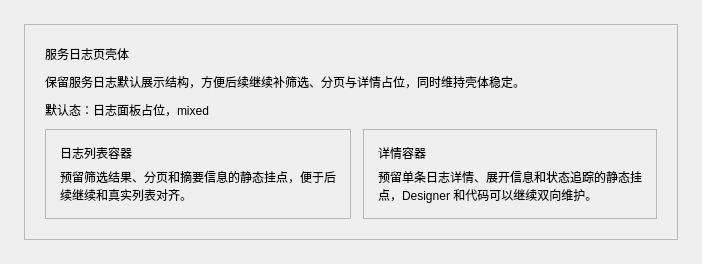
      <widget class="QWidget" name="logPage">
       <layout class="QVBoxLayout" name="logPageLayout">
        <property name="spacing">
         <number>16</number>
        </property>
        <property name="leftMargin">
         <number>24</number>
        </property>
        <property name="topMargin">
         <number>24</number>
        </property>
        <property name="rightMargin">
         <number>24</number>
        </property>
        <property name="bottomMargin">
         <number>24</number>
        </property>
        <item>
         <widget class="QFrame" name="logShellCard">
          <property name="frameShape">
           <enum>QFrame::StyledPanel</enum>
          </property>
          <property name="frameShadow">
           <enum>QFrame::Plain</enum>
          </property>
          <layout class="QVBoxLayout" name="logShellLayout">
           <property name="spacing">
            <number>10</number>
           </property>
           <property name="leftMargin">
            <number>20</number>
           </property>
           <property name="topMargin">
            <number>20</number>
           </property>
           <property name="rightMargin">
            <number>20</number>
           </property>
           <property name="bottomMargin">
            <number>20</number>
           </property>
           <item>
            <widget class="QLabel" name="logShellTitle">
             <property name="text">
              <string>服务日志页壳体</string>
             </property>
            </widget>
           </item>
           <item>
            <widget class="QLabel" name="logShellHint">
             <property name="text">
              <string>保留服务日志默认展示结构，方便后续继续补筛选、分页与详情占位，同时维持壳体稳定。</string>
             </property>
             <property name="wordWrap">
              <bool>true</bool>
             </property>
            </widget>
           </item>
           <item>
            <widget class="QLabel" name="logShellState">
             <property name="text">
              <string>默认态：日志面板占位，mixed</string>
             </property>
            </widget>
           </item>
           <item>
            <widget class="QFrame" name="logShellDock">
             <layout class="QHBoxLayout" name="logShellDockLayout">
              <property name="spacing">
               <number>12</number>
              </property>
              <property name="leftMargin">
               <number>0</number>
              </property>
              <property name="topMargin">
               <number>0</number>
              </property>
              <property name="rightMargin">
               <number>0</number>
              </property>
              <property name="bottomMargin">
               <number>0</number>
              </property>
              <item>
               <widget class="QFrame" name="logShellListCard">
                <property name="frameShape">
                 <enum>QFrame::StyledPanel</enum>
                </property>
                <property name="frameShadow">
                 <enum>QFrame::Plain</enum>
                </property>
                <layout class="QVBoxLayout" name="logShellListLayout">
                 <property name="spacing">
                  <number>6</number>
                 </property>
                 <property name="leftMargin">
                  <number>14</number>
                 </property>
                 <property name="topMargin">
                  <number>14</number>
                 </property>
                 <property name="rightMargin">
                  <number>14</number>
                 </property>
                 <property name="bottomMargin">
                  <number>14</number>
                 </property>
                 <item>
                  <widget class="QLabel" name="logShellListTitle">
                   <property name="text">
                    <string>日志列表容器</string>
                   </property>
                  </widget>
                 </item>
                 <item>
                  <widget class="QLabel" name="logShellListHint">
                   <property name="text">
                    <string>预留筛选结果、分页和摘要信息的静态挂点，便于后续继续和真实列表对齐。</string>
                   </property>
                   <property name="wordWrap">
                    <bool>true</bool>
                   </property>
                  </widget>
                 </item>
                </layout>
               </widget>
              </item>
              <item>
               <widget class="QFrame" name="logShellDetailCard">
                <property name="frameShape">
                 <enum>QFrame::StyledPanel</enum>
                </property>
                <property name="frameShadow">
                 <enum>QFrame::Plain</enum>
                </property>
                <layout class="QVBoxLayout" name="logShellDetailLayout">
                 <property name="spacing">
                  <number>6</number>
                 </property>
                 <property name="leftMargin">
                  <number>14</number>
                 </property>
                 <property name="topMargin">
                  <number>14</number>
                 </property>
                 <property name="rightMargin">
                  <number>14</number>
                 </property>
                 <property name="bottomMargin">
                  <number>14</number>
                 </property>
                 <item>
                  <widget class="QLabel" name="logShellDetailTitle">
                   <property name="text">
                    <string>详情容器</string>
                   </property>
                  </widget>
                 </item>
                 <item>
                  <widget class="QLabel" name="logShellDetailHint">
                   <property name="text">
                    <string>预留单条日志详情、展开信息和状态追踪的静态挂点，Designer 和代码可以继续双向维护。</string>
                   </property>
                   <property name="wordWrap">
                    <bool>true</bool>
                   </property>
                  </widget>
                 </item>
                </layout>
               </widget>
              </item>
             </layout>
            </widget>
           </item>
          </layout>
         </widget>
        </item>
       </layout>
      </widget>
